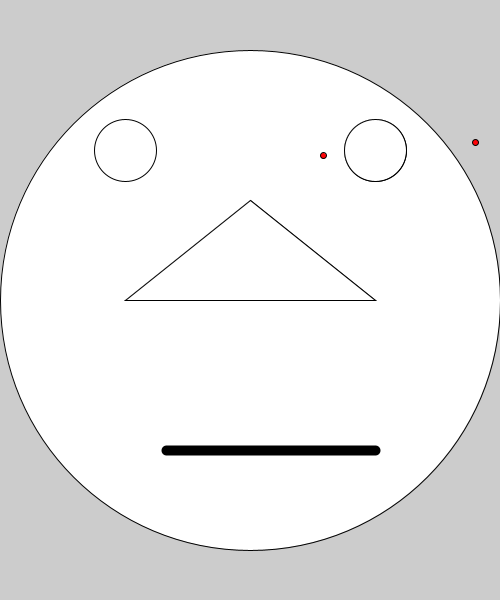
Frame 1 (no input)
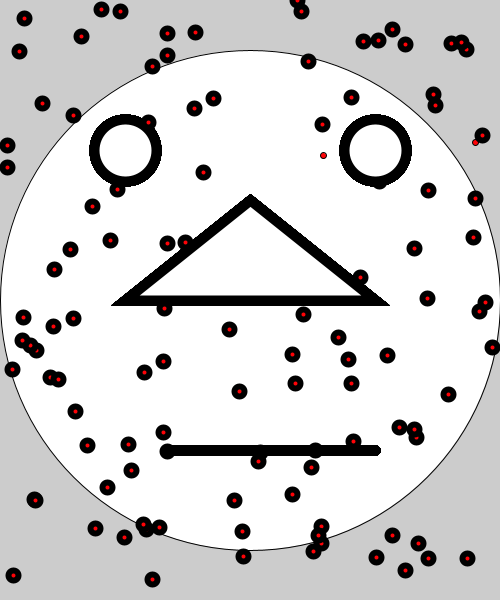
Frame 60 (the mouse pressed at the canvas centre just before this capture)
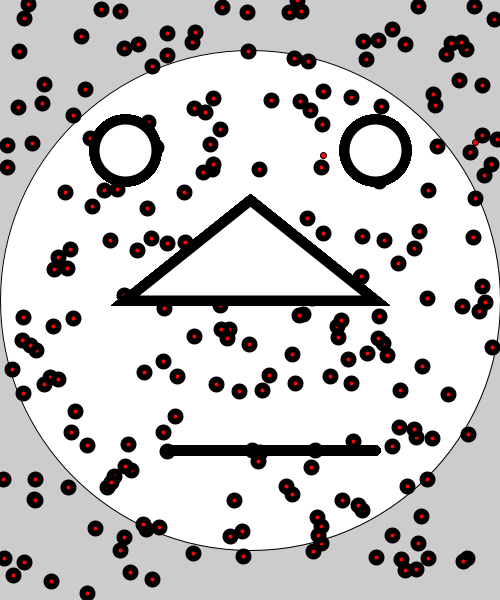
Frame 120 (the mouse held since frame 60 and released just before this capture)

The Processing sketch that drew these frames (run headless with seeded random() and noise(); from frame 60 on, the mouse is pressed at the canvas centre):

// Processing sketch: Happy_Face
// ── Happy_Face.pde
//GLobal Varibles
color red = #FF0307;
color white = #FFFFFF;
int faceX;
int faceY;
int lefteyeX;


void setup() {
 size(500,600);
 //ellipse (x, y, horizontal-diameter, vertical-diameter);
ellipse(width/2, height/2, width, width);
ellipse(width*3/4, height/4, width/8, width/8); //RIght Eye
//line(x-point1, x-point2, y-point2);
line(width/3, height*3/4, width*3/4, height*3/4);
//triangle(x-point1, y-point1, x-point2, y-point2, x-point3);
triangle(width*2/4, height*1/3, width*3/4, height*2/4, width*1/4, height*2/4);

}
void draw() {
  fill(white);
  ellipse(width/4, height/4, width/8, width /8); //Left Eye
ellipse(width*3/4, height/4, width/8, width/8); //RIght Eye
//triangle(x-point1, y-point1, x-point2, y-point2, x-point3);
triangle(width*2/4, height*1/3, width*3/4, height*2/4, width*1/4, height*2/4);
//line(x-point1, x-point2, y-point2);
 
fill(red);
ellipse(random(width), random(height), width*1/75, width*1/75);
ellipse(random(width), random(height), width*1/75, width*1/75);


//line(x-point1, x-point2, y-point2);
strokeWeight(10);
line(width/3, height*3/4, width*3/4, height*3/4);
}




  


 
